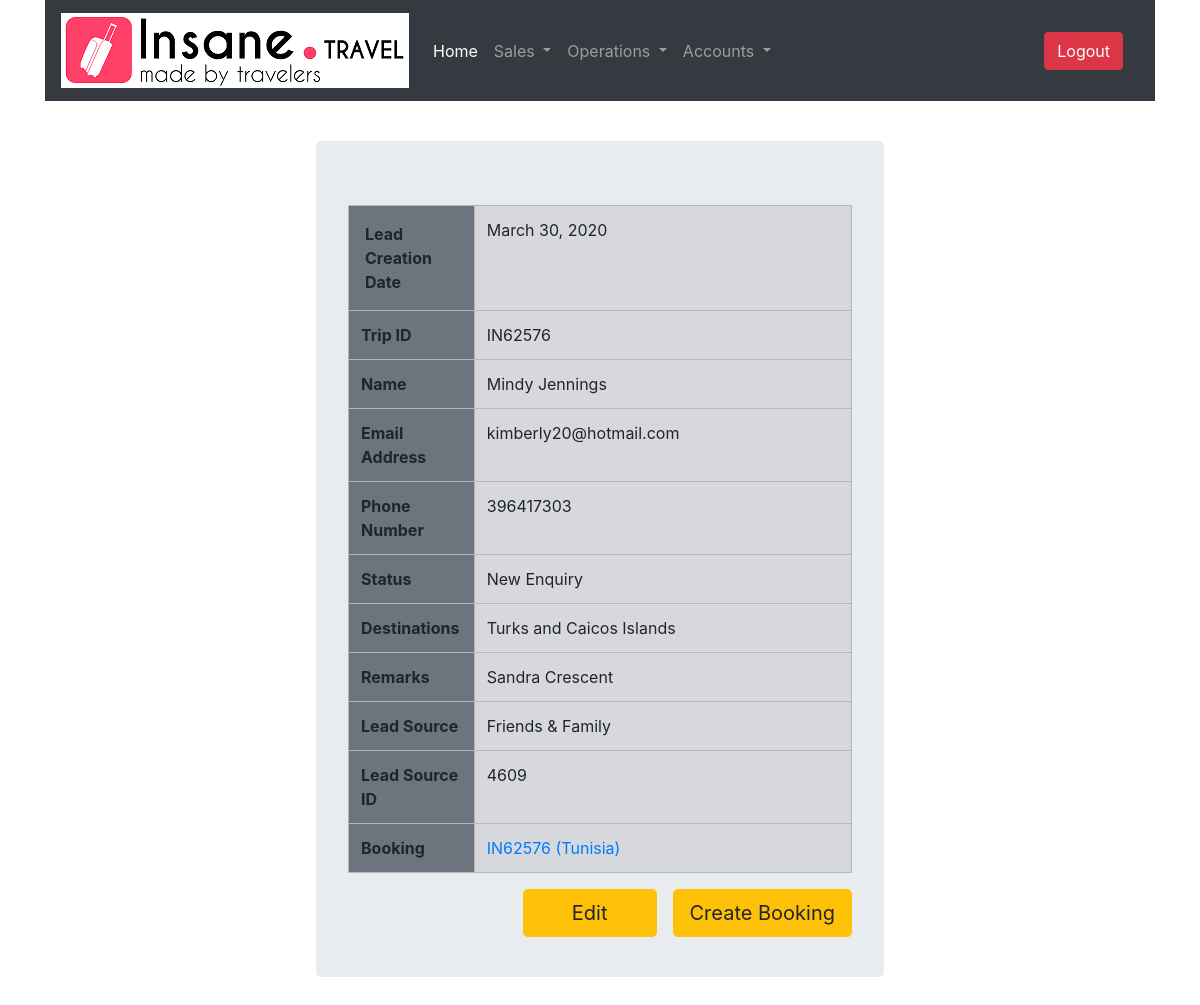
Page /sales/lead/22/ (signed in) on the earlier database version.
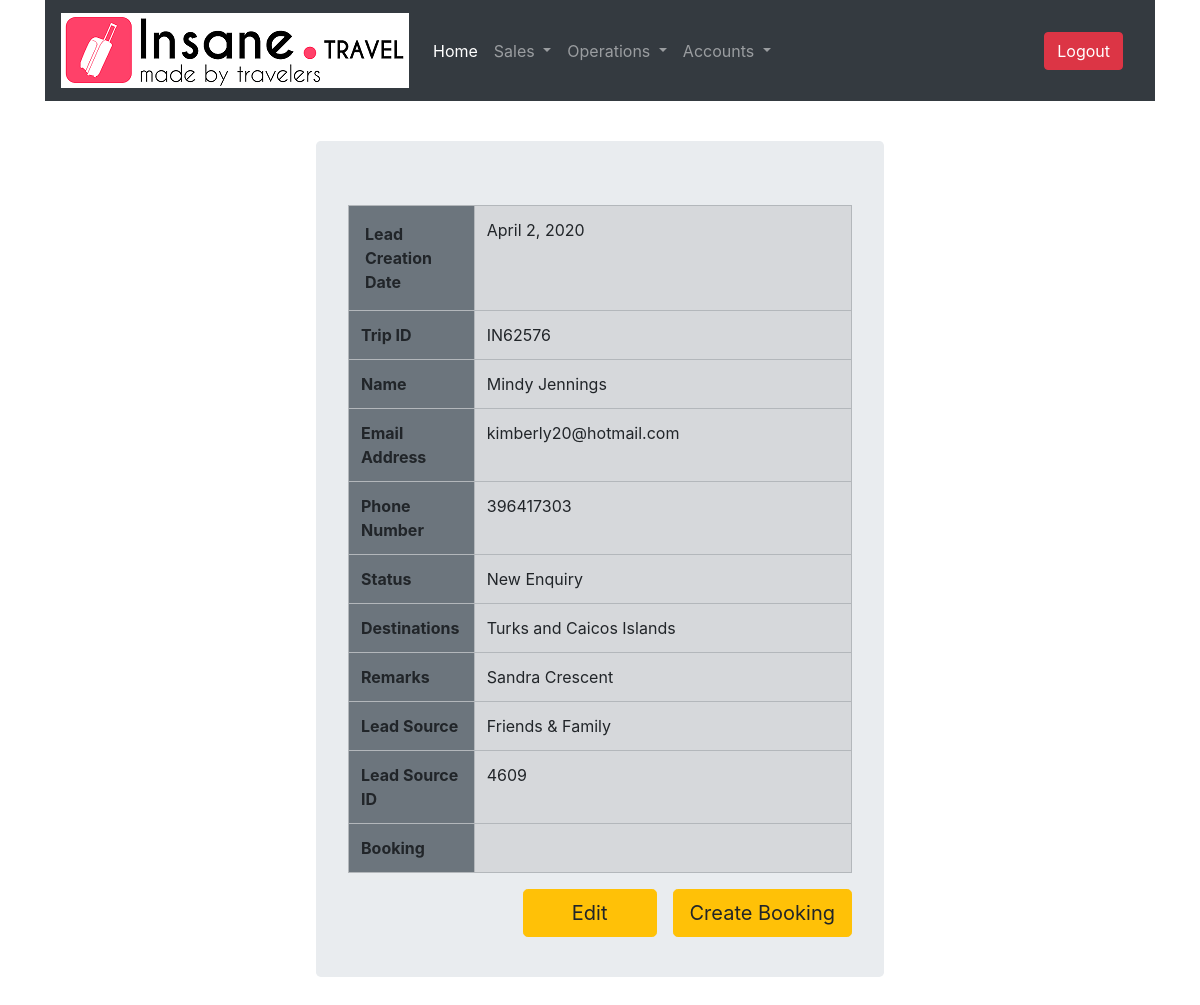
Same page on the later database version.
### SalesApp/models.py (models this page shows, shortened)
class Lead(models.Model):
    lead_source_choices = [
        ('FNF', 'Friends & Family'),
        ('TT', 'Travel Triangle'),
        ('CRF', 'Customer Referral'),
        ('RPC', 'Repeat Customer'),
        ('FBAD','Facebook Ads'),
        ('B2B','B2B'),
        ('WEB','Website / Online Forums'),
    ]
    lead_status_choices = [
        ('NEW', 'New Enquiry'),
        ('QUOTED', 'Quoted'),
        ('BOOKED', 'Booked')
    ]
    customer = models.ForeignKey(Customer,related_name='Leads',on_delete=models.PROTECT)
    destinations = models.CharField(max_length=256)
    lead_source = models.CharField(max_length=256,choices=lead_source_choices,default='FNF')
    lead_source_id = models.CharField(max_length=25,blank=True)
    lead_status = models.CharField(max_length=25,choices=lead_status_choices,default='NEW')
    remarks = models.TextField(blank=True)
    trip_id = models.CharField(max_length=10,editable=False,unique=True,default=get_trip_id)
    creation_date = models.DateField(auto_now=True)

class Customer(models.Model):
    name = models.CharField(max_length=256)
    email = models.EmailField(unique=True)
    phone = models.PositiveIntegerField()

### OperationsApp/models.py (models this page shows, shortened)
class Booking(models.Model):
    status_choices = [
        ('BOOKED', 'Booked'),
        ('TRAVELLED', 'Travelled'),
        ('CLOSED', 'Closed')
    ]
    lead = models.OneToOneField(Lead,related_name='Booking',on_delete=models.PROTECT)
    customer = models.ForeignKey(Customer,related_name='Booking',editable=False,on_delete=models.PROTECT,null=True)
    status = models.CharField(max_length=25,choices=status_choices,default='BOOKED')
    booking_date = models.DateField()
    travel_date = models.DateField()
    booked_destinations = models.CharField(max_length=256)
    sale_amount = models.DecimalField(max_digits=19,decimal_places=2,blank=True,null=True)
    projected_revenue = models.DecimalField(max_digits=19,decimal_places=2,blank=True,null=True)
    actual_revenue = models.DecimalField(max_digits=19,decimal_places=2,blank=True,null=True)
    tcs_amount = models.DecimalField(max_digits=19,decimal_places=2,blank=True,null=True)
    gst_amount = models.DecimalField(max_digits=19,decimal_places=2,blank=True,null=True)
    commission_paid = models.DecimalField(max_digits=19,decimal_places=2,blank=True,null=True)
    trip_id = models.CharField(max_length=10,editable=False)

### SalesApp/views.py (the view)
# urls.py: path('lead/<int:pk>/',views.LeadDetailView.as_view(),name='lead_detail'),
class LeadDetailView(LoginRequiredMixin,DetailView):
    model = Lead
    def get_context_data(self,**kwargs):
        context = super(LeadDetailView,self).get_context_data(**kwargs)
        primary_key = self.kwargs.get('pk')
        context['bookings'] = Booking.objects.filter(lead = primary_key)
        return context

### SalesApp/templates/SalesApp/lead_detail.html (shortened to what this page needs)
{% extends "base_staff.html" %}
{% block content %}
<div class="container w-50 p-3">
  <br>
  <div class="jumbotron">
    <table class="table table-bordered table-hover table-secondary">
      <tr>
        <th class="bg-secondary th-customer-detail w-25 p-3">Lead Creation Date</th>
        <td>{{ lead.creation_date }}</td>
      </tr>
      <tr>
        <th class="bg-secondary th-customer-detail">Trip ID</th>
        <td>{{ lead.trip_id }}</td>
      </tr>
      <tr>
        <th class="bg-secondary th-customer-detail">Name</th>
        <td>{{ lead.customer.name }}</td>
      </tr>
      <tr>
        <th class="bg-secondary th-customer-detail">Email Address</th>
        <td>{{ lead.customer.email }}</td>
      </tr>
      <tr>
        <th class="bg-secondary th-customer-detail">Phone Number</th>
        <td>{{ lead.customer.phone }}</td>
      </tr>
      <tr>
        <th class="bg-secondary th-customer-detail">Status</th>
        <td>{{ lead.get_lead_status_display }}</td>
      </tr>
      <tr>
        <th class="bg-secondary th-customer-detail">Destinations</th>
        <td>{{ lead.destinations }}</td>
      </tr>
      <tr>
        <th class="bg-secondary th-customer-detail">Remarks</th>
        <td>{{ lead.remarks }}</td>
      </tr>
      <tr>
        <th class="bg-secondary th-customer-detail">Lead Source</th>
        <td>{{ lead.get_lead_source_display }}</td>
      </tr>
      <tr>
        <th class="bg-secondary th-customer-detail">Lead Source ID</th>
        <td>{{ lead.lead_source_id }}</td>
      </tr>
      <tr>
        <th class="bg-secondary th-customer-detail">Booking</th>
        <td>
          {% for booking in bookings %}
          <a href="{% url 'OperationsApp:booking_detail' pk=booking.pk %}">
          {{ booking.trip_id }} ({{booking.booked_destinations}})</td></a>
          {% endfor %}
      </tr>
    </table>
    <form method="GET" action="{% url 'OperationsApp:booking_create' %}">
        <button class="btn btn-warning btn-lg float-right" type="submit">Create Booking</button>
    </form>
    <a href="{% url 'SalesApp:lead_update' pk=lead.pk %}"> <button class="btn btn-warning btn-lg float-right px-5 mx-3" type="submit">Edit </button> </a>
    <br>
  </div>
</div>
{% endblock %}

Differences in the rows shown:
removed Booking: trip_id "IN62576", booked_destinations "Tunisia"
changed Lead "IN62576": creation_date "March 30, 2020" → "April 2, 2020"
